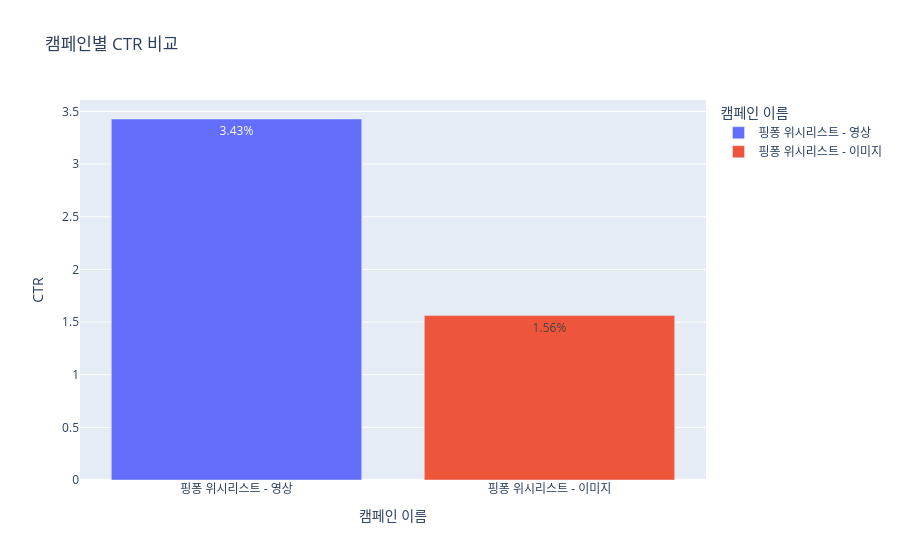

The code cell stored with this chart in its notebook:
### Code cell
fig = px.bar(
    campaign,
    x="캠페인 이름",
    y="CTR",
    color="캠페인 이름",
    text_auto=".2f",
    title="캠페인별 CTR 비교"
)

fig.update_traces(texttemplate="%{y:.2f}%")

fig.show()

### Figure 1 — Plotly figure (JSON) as saved in the notebook; plotly's stock layout.template omitted (floating-point values rounded to 4 significant figures)
{"data": [{"alignmentgroup": "True", "hovertemplate": "캠페인 이름=%{x}<br>CTR=%{y}<extra></extra>", "legendgroup": "핑퐁 위시리스트 - 영상", "marker": {"color": "#636efa", "pattern": {"shape": ""}}, "name": "핑퐁 위시리스트 - 영상", "offsetgroup": "핑퐁 위시리스트 - 영상", "orientation": "v", "showlegend": true, "textposition": "auto", "texttemplate": "%{y:.2f}%", "type": "bar", "x": ["핑퐁 위시리스트 - 영상"], "xaxis": "x", "y": [3.429], "yaxis": "y"}, {"alignmentgroup": "True", "hovertemplate": "캠페인 이름=%{x}<br>CTR=%{y}<extra></extra>", "legendgroup": "핑퐁 위시리스트 - 이미지", "marker": {"color": "#EF553B", "pattern": {"shape": ""}}, "name": "핑퐁 위시리스트 - 이미지", "offsetgroup": "핑퐁 위시리스트 - 이미지", "orientation": "v", "showlegend": true, "textposition": "auto", "texttemplate": "%{y:.2f}%", "type": "bar", "x": ["핑퐁 위시리스트 - 이미지"], "xaxis": "x", "y": [1.561], "yaxis": "y"}], "layout": {"barmode": "relative", "legend": {"title": {"text": "캠페인 이름"}, "tracegroupgap": 0}, "title": {"text": "캠페인별 CTR 비교"}, "xaxis": {"anchor": "y", "categoryarray": ["핑퐁 위시리스트 - 영상", "핑퐁 위시리스트 - 이미지"], "categoryorder": "array", "domain": [0, 1], "title": {"text": "캠페인 이름"}}, "yaxis": {"anchor": "x", "domain": [0, 1], "title": {"text": "CTR"}}}}
